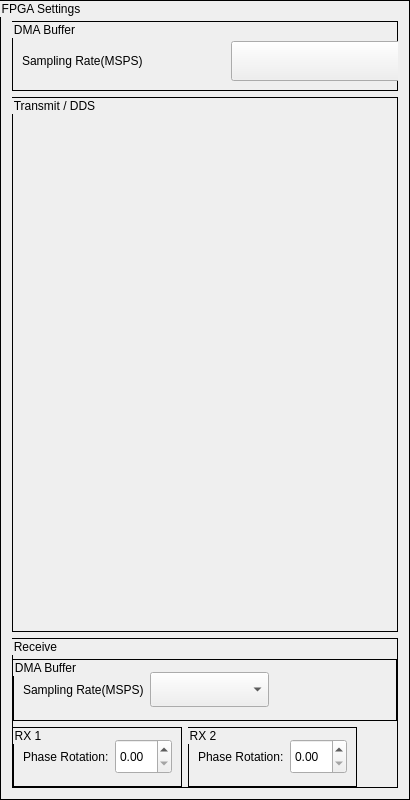
            <widget class="QGroupBox" name="grpFPGA">
             <property name="sizePolicy">
              <sizepolicy hsizetype="Expanding" vsizetype="Expanding">
               <horstretch>0</horstretch>
               <verstretch>0</verstretch>
              </sizepolicy>
             </property>
             <property name="minimumSize">
              <size>
               <width>0</width>
               <height>800</height>
              </size>
             </property>
             <property name="styleSheet">
              <string notr="true">QGroupBox{
border:1px solid black;
}</string>
             </property>
             <property name="title">
              <string>FPGA Settings</string>
             </property>
             <layout class="QVBoxLayout" name="verticalLayout_28">
              <property name="topMargin">
               <number>20</number>
              </property>
              <item>
               <layout class="QVBoxLayout" name="verticalLayout_27">
                <item>
                 <widget class="QGroupBox" name="groupBox_11">
                  <property name="sizePolicy">
                   <sizepolicy hsizetype="Expanding" vsizetype="Expanding">
                    <horstretch>0</horstretch>
                    <verstretch>0</verstretch>
                   </sizepolicy>
                  </property>
                  <property name="maximumSize">
                   <size>
                    <width>16777215</width>
                    <height>70</height>
                   </size>
                  </property>
                  <property name="title">
                   <string>DMA Buffer</string>
                  </property>
                  <widget class="QWidget" name="layoutWidget">
                   <property name="geometry">
                    <rect>
                     <x>10</x>
                     <y>20</y>
                     <width>411</width>
                     <height>40</height>
                    </rect>
                   </property>
                   <layout class="QHBoxLayout" name="horizontalLayout_28">
                    <item>
                     <widget class="QLabel" name="label_47">
                      <property name="sizePolicy">
                       <sizepolicy hsizetype="Expanding" vsizetype="Expanding">
                        <horstretch>0</horstretch>
                        <verstretch>0</verstretch>
                       </sizepolicy>
                      </property>
                      <property name="text">
                       <string>Sampling Rate(MSPS)</string>
                      </property>
                     </widget>
                    </item>
                    <item>
                     <widget class="QComboBox" name="fpga_tx_frequency_available">
                      <property name="sizePolicy">
                       <sizepolicy hsizetype="Expanding" vsizetype="Expanding">
                        <horstretch>0</horstretch>
                        <verstretch>0</verstretch>
                       </sizepolicy>
                      </property>
                     </widget>
                    </item>
                   </layout>
                  </widget>
                 </widget>
                </item>
                <item>
                 <widget class="QGroupBox" name="dds_container_group">
                  <property name="sizePolicy">
                   <sizepolicy hsizetype="Expanding" vsizetype="Expanding">
                    <horstretch>0</horstretch>
                    <verstretch>0</verstretch>
                   </sizepolicy>
                  </property>
                  <property name="styleSheet">
                   <string notr="true">QGroupBox{
padding:10px 2px;
}</string>
                  </property>
                  <property name="title">
                   <string>Transmit / DDS</string>
                  </property>
                 </widget>
                </item>
                <item>
                 <widget class="QGroupBox" name="groupBox_18">
                  <property name="sizePolicy">
                   <sizepolicy hsizetype="Expanding" vsizetype="Expanding">
                    <horstretch>0</horstretch>
                    <verstretch>0</verstretch>
                   </sizepolicy>
                  </property>
                  <property name="maximumSize">
                   <size>
                    <width>16777215</width>
                    <height>150</height>
                   </size>
                  </property>
                  <property name="title">
                   <string>Receive</string>
                  </property>
                  <layout class="QVBoxLayout" name="verticalLayout_30">
                   <property name="leftMargin">
                    <number>0</number>
                   </property>
                   <property name="topMargin">
                    <number>20</number>
                   </property>
                   <property name="rightMargin">
                    <number>0</number>
                   </property>
                   <property name="bottomMargin">
                    <number>0</number>
                   </property>
                   <item>
                    <widget class="QGroupBox" name="groupBox_19">
                     <property name="maximumSize">
                      <size>
                       <width>16777215</width>
                       <height>70</height>
                      </size>
                     </property>
                     <property name="title">
                      <string>DMA Buffer</string>
                     </property>
                     <layout class="QHBoxLayout" name="horizontalLayout_33">
                      <item>
                       <widget class="QLabel" name="label_53">
                        <property name="sizePolicy">
                         <sizepolicy hsizetype="Expanding" vsizetype="Expanding">
                          <horstretch>0</horstretch>
                          <verstretch>0</verstretch>
                         </sizepolicy>
                        </property>
                        <property name="maximumSize">
                         <size>
                          <width>160</width>
                          <height>35</height>
                         </size>
                        </property>
                        <property name="text">
                         <string>Sampling Rate(MSPS)</string>
                        </property>
                       </widget>
                      </item>
                      <item>
                       <widget class="QComboBox" name="fpga_rx_frequency_available">
                        <property name="sizePolicy">
                         <sizepolicy hsizetype="Expanding" vsizetype="Expanding">
                          <horstretch>0</horstretch>
                          <verstretch>0</verstretch>
                         </sizepolicy>
                        </property>
                        <property name="minimumSize">
                         <size>
                          <width>0</width>
                          <height>35</height>
                         </size>
                        </property>
                        <property name="maximumSize">
                         <size>
                          <width>150</width>
                          <height>35</height>
                         </size>
                        </property>
                       </widget>
                      </item>
                      <item>
                       <spacer name="horizontalSpacer_5">
                        <property name="orientation">
                         <enum>Qt::Horizontal</enum>
                        </property>
                        <property name="sizeHint" stdset="0">
                         <size>
                          <width>40</width>
                          <height>20</height>
                         </size>
                        </property>
                       </spacer>
                      </item>
                     </layout>
                    </widget>
                   </item>
                   <item>
                    <layout class="QHBoxLayout" name="horizontalLayout_34">
                     <item>
                      <widget class="QGroupBox" name="groupBox_21">
                       <property name="sizePolicy">
                        <sizepolicy hsizetype="Expanding" vsizetype="Expanding">
                         <horstretch>0</horstretch>
                         <verstretch>0</verstretch>
                        </sizepolicy>
                       </property>
                       <property name="maximumSize">
                        <size>
                         <width>16777215</width>
                         <height>60</height>
                        </size>
                       </property>
                       <property name="title">
                        <string>RX 1</string>
                       </property>
                       <layout class="QHBoxLayout" name="horizontalLayout_32">
                        <item>
                         <widget class="QLabel" name="label_55">
                          <property name="sizePolicy">
                           <sizepolicy hsizetype="Expanding" vsizetype="Expanding">
                            <horstretch>0</horstretch>
                            <verstretch>0</verstretch>
                           </sizepolicy>
                          </property>
                          <property name="minimumSize">
                           <size>
                            <width>0</width>
                            <height>35</height>
                           </size>
                          </property>
                          <property name="maximumSize">
                           <size>
                            <width>16777215</width>
                            <height>35</height>
                           </size>
                          </property>
                          <property name="text">
                           <string>Phase Rotation:</string>
                          </property>
                         </widget>
                        </item>
                        <item>
                         <widget class="QDoubleSpinBox" name="rx1_phase_rotation">
                          <property name="sizePolicy">
                           <sizepolicy hsizetype="Expanding" vsizetype="Expanding">
                            <horstretch>0</horstretch>
                            <verstretch>0</verstretch>
                           </sizepolicy>
                          </property>
                          <property name="minimumSize">
                           <size>
                            <width>0</width>
                            <height>35</height>
                           </size>
                          </property>
                          <property name="maximumSize">
                           <size>
                            <width>16777215</width>
                            <height>35</height>
                           </size>
                          </property>
                         </widget>
                        </item>
                       </layout>
                      </widget>
                     </item>
                     <item>
                      <widget class="QGroupBox" name="groupBox_20">
                       <property name="sizePolicy">
                        <sizepolicy hsizetype="Expanding" vsizetype="Expanding">
                         <horstretch>0</horstretch>
                         <verstretch>0</verstretch>
                        </sizepolicy>
                       </property>
                       <property name="maximumSize">
                        <size>
                         <width>16777215</width>
                         <height>60</height>
                        </size>
                       </property>
                       <property name="title">
                        <string>RX 2</string>
                       </property>
                       <layout class="QHBoxLayout" name="horizontalLayout_31">
                        <item>
                         <widget class="QLabel" name="label_54">
                          <property name="sizePolicy">
                           <sizepolicy hsizetype="Expanding" vsizetype="Expanding">
                            <horstretch>0</horstretch>
                            <verstretch>0</verstretch>
                           </sizepolicy>
                          </property>
                          <property name="minimumSize">
                           <size>
                            <width>0</width>
                            <height>35</height>
                           </size>
                          </property>
                          <property name="maximumSize">
                           <size>
                            <width>16777215</width>
                            <height>35</height>
                           </size>
                          </property>
                          <property name="text">
                           <string>Phase Rotation:</string>
                          </property>
                         </widget>
                        </item>
                        <item>
                         <widget class="QDoubleSpinBox" name="rx2_phase_rotation">
                          <property name="sizePolicy">
                           <sizepolicy hsizetype="Expanding" vsizetype="Expanding">
                            <horstretch>0</horstretch>
                            <verstretch>0</verstretch>
                           </sizepolicy>
                          </property>
                          <property name="minimumSize">
                           <size>
                            <width>0</width>
                            <height>35</height>
                           </size>
                          </property>
                          <property name="maximumSize">
                           <size>
                            <width>16777215</width>
                            <height>35</height>
                           </size>
                          </property>
                         </widget>
                        </item>
                       </layout>
                      </widget>
                     </item>
                     <item>
                      <spacer name="horizontalSpacer_4">
                       <property name="orientation">
                        <enum>Qt::Horizontal</enum>
                       </property>
                       <property name="sizeHint" stdset="0">
                        <size>
                         <width>40</width>
                         <height>20</height>
                        </size>
                       </property>
                      </spacer>
                     </item>
                    </layout>
                   </item>
                  </layout>
                 </widget>
                </item>
               </layout>
              </item>
             </layout>
            </widget>
